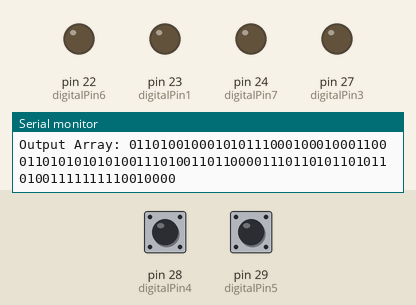
This sketch was run on a simulated Arduino Mega 2560, built with avr-gcc and run on an emulated ATmega2560. Shown: output pins drawn as LEDs (lit = HIGH), the last lines printed to the serial monitor. Inputs (shaded band) come from the test bench; at power-on: pin 28 (digitalPin4) HIGH, pin 29 (digitalPin5) HIGH. Random numbers use the default seed unless the sketch sets one.

Above: at 4.3 s.
4.4 s: pin 28 (digitalPin4) pulled LOW for 0.15 s
At 19.61 s:
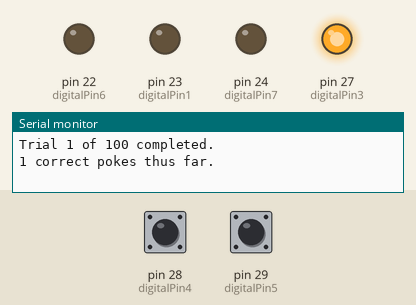
Timing chart, 0 to 21.3 s (numbered marks = the images above; inputs shaded):
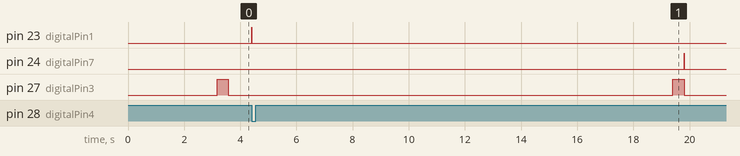

Measured:
- after the input at 4.4 s, pin 23 (digitalPin1): LOW → HIGH at once, → LOW 0.01 s later; pin 24 (digitalPin7): LOW → HIGH after 15.4 s, → LOW 0.01 s later; pin 27 (digitalPin3): LOW → HIGH after 15.0 s, → LOW 0.40 s later

The sketch:

random_NP_timeout.ino
```cpp
void setup() {
  // put your setup code here, to run once:
  Serial.begin(9600);
  randomSeed(analogRead(3));

  int digitalPin1 = 23;  // Active Valve 1
  int digitalPin2 = 23;  // Active Valve 2
  int digitalPin3 = 27;  // Tone output
  int digitalPin4 = 28;  // Poke input 1
  int digitalPin5 = 29;  // Poke input 2
  int digitalPin6 = 22;  // Passive Valve 1
  int digitalPin7 = 24;  // Passive Valve 2

  pinMode(digitalPin1, OUTPUT);
  pinMode(digitalPin2, OUTPUT);
  pinMode(digitalPin3, OUTPUT);
  pinMode(digitalPin4, INPUT_PULLUP);
  pinMode(digitalPin5, INPUT_PULLUP);
  pinMode(digitalPin6, OUTPUT);
  pinMode(digitalPin7, OUTPUT);

  digitalWrite(digitalPin1, LOW);
  digitalWrite(digitalPin2, LOW);
  digitalWrite(digitalPin3, LOW);
  digitalWrite(digitalPin6, LOW);
  digitalWrite(digitalPin7, LOW);

  int tonedur = 400;  // Tone duration in ms
  int iti = 15000;  // iti in ms
  int iti2 = 25000;    // punishment iti
  int trials = 100;  // number of trials
  int opentime1 = 10;  // Active valve 1 open time from calibration
  int opentime2 = 10;  // Active valve 2 open time from calibration
  int opentime3 = 11;  // Passive valve 1 open time from calibration
  int opentime4 = 9;  // Passive valve 2 open time from calibration

  int correct = 0;    // counter for correct pokes
  int wrong = 0;      // counter for incorrect pokes
  int order[trials];
  delay(3000);

  for (int i = 0; i < trials; i ++) {
    if (i % 2 == 0) {
      order[i] = 1;
    }
    else {
      order[i] = 0;
    }
  }

  Serial.print("Starting Array: ");
  for (int i = 0; i < trials; i ++) {
    Serial.print(order[i]);
  }

  for (int a = 0; a < trials; a ++) {
    int r = random(a,trials-1);
    int temp = order[a];
    order[a] = order[r];
    order[r] = temp;
  }

   Serial.println();
   Serial.print("Output Array: ");

   for (int i = 0; i < trials; i ++) {
     Serial.print(order[i]);
   }
   Serial.println();
   // Play first tone
   digitalWrite(digitalPin3, HIGH);
   delay(tonedur);
   digitalWrite(digitalPin3, LOW);

 // Begin trials
 for (int i = 0; i < trials;) {

   if (order[i] == 0 && digitalRead(digitalPin4) == LOW) {

       digitalWrite(digitalPin1, HIGH);
       delay(opentime1);
       digitalWrite(digitalPin1, LOW);
       correct++;
       delay(iti);
       i ++;
       Serial.print("Trial ");
       Serial.print(i);
       Serial.print(" of ");
       Serial.print(trials);
       Serial.println(" completed.");
       Serial.print(correct);
       Serial.println(" correct pokes thus far.");
       digitalWrite(digitalPin3, HIGH);
       delay(tonedur);
       digitalWrite(digitalPin3, LOW);
       if (order[i+1] == 0) {
         digitalWrite(digitalPin6, HIGH);
         delay(opentime3);
         digitalWrite(digitalPin6, LOW);
       }
       else if (order[i+1] == 1) {
         digitalWrite(digitalPin7, HIGH);
         delay(opentime4);
         digitalWrite(digitalPin7, LOW);
       }
   }
   else if (order[i] == 0 && digitalRead(digitalPin5) == LOW) {
     while (1) {
       if (digitalRead(digitalPin5) == HIGH) {
       wrong++;
       break;
       }
       delay(iti2);
       i++;
       Serial.print("Trial ");
       Serial.print(i);
       Serial.print(" of ");
       Serial.print(trials);
       Serial.println(" completed.");
       Serial.print(correct);
       Serial.println(" correct pokes thus far.");
       digitalWrite(digitalPin3, HIGH);
       delay(tonedur);
       digitalWrite(digitalPin3, LOW);
       if (order[i+1] == 0) {
         digitalWrite(digitalPin6, HIGH);
         delay(opentime3);
         digitalWrite(digitalPin6, LOW);
       }
       else if (order[i+1] == 1) {
         digitalWrite(digitalPin7, HIGH);
         delay(opentime4);
         digitalWrite(digitalPin7, LOW);
       }
     }
   }
   else if (order[i] == 1 && digitalRead(digitalPin5) == LOW) {

      digitalWrite(digitalPin2, HIGH);
      delay(opentime2);
      digitalWrite(digitalPin2, LOW);
      correct++;
      delay(iti);
      i ++;
      Serial.print("Trial ");
      Serial.print(i);
      Serial.print(" of ");
      Serial.print(trials);
      Serial.println(" completed.");
      Serial.print(correct);
      Serial.println(" correct pokes thus far.");
      digitalWrite(digitalPin3, HIGH);
      delay(tonedur);
      digitalWrite(digitalPin3, LOW);
      if (order[i+1] == 0) {
         digitalWrite(digitalPin6, HIGH);
         delay(opentime3);
         digitalWrite(digitalPin6, LOW);
       }
       else if (order[i+1] == 1) {
         digitalWrite(digitalPin7, HIGH);
         delay(opentime4);
         digitalWrite(digitalPin7, LOW);
       }
   }
      else if (order[i] == 1 && digitalRead(digitalPin4) == LOW) {
        while (1) {
          if (digitalRead(digitalPin4) == HIGH) {
            wrong++;
            break;
          }
         delay(iti2);
         i++;
         Serial.print("Trial ");
         Serial.print(i);
         Serial.print(" of ");
         Serial.print(trials);
         Serial.println(" completed.");
         Serial.print(correct);
         Serial.println(" correct pokes thus far.");
         digitalWrite(digitalPin3, HIGH);
       delay(tonedur);
       digitalWrite(digitalPin3, LOW);
       if (order[i+1] == 0) {
         digitalWrite(digitalPin6, HIGH);
         delay(opentime3);
         digitalWrite(digitalPin6, LOW);
       }
       else if (order[i+1] == 1) {
         digitalWrite(digitalPin7, HIGH);
         delay(opentime4);
         digitalWrite(digitalPin7, LOW);
       }
        }
      }
   }
}

void loop() {

}
```
